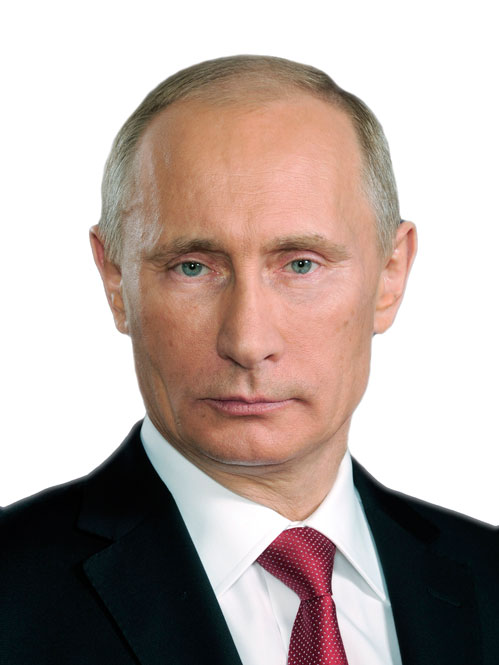
#> input picture Tests/PostUserActivity.UnitTests/TestImages/goodPhotoTest.jpg, 499 x 665 px, given in place of the camera
$ jupyter execute --allow-errors 'eyes blink.ipynb'   (shell and % lines are left out)
#> lines starting #> are read from the running program, lines starting #| are printed output that depends on the picture; after the words box and inside, x2 and y2 are one past the last pixel; in counts of white or black regions, pixels touching at a corner belong together
[cell 1]
import numpy as np
import cv2
from skimage import io
from PIL import Image
from IPython.core.display import display, HTML
from skimage.transform import resize
from skimage import io
from os import listdir
from os.path import isfile, join
import pandas as pd
import matplotlib.pyplot as plt
from sklearn import cross_validation
from sklearn import datasets, svm, metrics
from sklearn.preprocessing import StandardScaler
import numpy as np
from sklearn.metrics import roc_auc_score

display(HTML("<style>.container { width:100% !important; }</style>"))

[cell 2]
# load models
face_cascade = cv2.CascadeClassifier("/home/masta/Downloads/opencv-2.4.11/data/haarcascades/haarcascade_frontalface_default.xml")
eye_cascade = cv2.CascadeClassifier("/home/masta/Downloads/opencv-2.4.11/data/haarcascades/haarcascade_lefteye_2splits.xml")
#> (the rest of this cell did not finish here and is left out)

[cell 3]
# prevent some cv2 artifacts
def eyes_selection(eyes):
    eyes_checked = []
    for (ex1,ey1,ew1,eh1) in eyes:
        for (ex2,ey2,ew2,eh2) in eyes:
            if (0.7 < (float((ew1)*(eh1))/((ew2)*(eh2))) < 1.3) and\
            (0.7 < float(ew1)/(ew2) < 1.3) and\
            (0.7 < float(eh1)/(eh2) < 1.3) and\
            (ex1 != ex2) and\
            (min(ey1+eh1,ey2+eh2)-max(ey1, ey2) > min(eh1,eh2)/2.5) and\
            ([ex1,ey1,ew1,eh1] not in eyes_checked):
                eyes_checked.append([ex1,ey1,ew1,eh1])
    return eyes_checked

# main function
def closed_open_eyes_detection(img):
    token = 0
    gray = cv2.cvtColor(img, cv2.COLOR_BGR2GRAY)
    faces = face_cascade.detectMultiScale(gray, 1.3, 5)
    for (x,y,w,h) in faces:
        roi_gray = gray[y:y+h, x:x+w]
        roi_color = img[y:y+h, x:x+w]
        eyes = eye_cascade.detectMultiScale(roi_gray)
        eyes = eyes_selection(eyes)
        for (ex,ey,ew,eh) in eyes:
            if clf.predict(StSc.transform(resize(roi_gray[ey:ey+eh, ex:ex+ew], (28, 28)).reshape(784))) != 1:
                token += 1
    if token > 0:
        return 'closed'
    else:
        return 'open'

[cell 4]
# Demo
import warnings
warnings.filterwarnings('ignore')
cap = cv2.VideoCapture(0)

i = 0

while i < 100:
    i += 1
    ret, img = cap.read()
#> img is the input picture: shape (665, 499, 3); mean B, G, R 162.8, 168.3, 182.8
    gray = cv2.cvtColor(img, cv2.COLOR_BGR2GRAY)
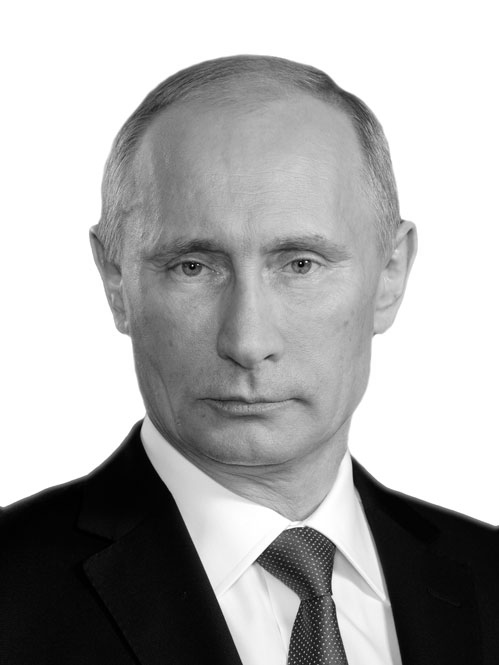
#> gray: shape (665, 499); min 0, max 255, mean 172
    faces = face_cascade.detectMultiScale(gray, 1.3, 5)
#> faces = [[106, 153, 283, 283]]

    for (x,y,w,h) in faces:
        cv2.rectangle(img,(x,y),(x+w,y+h),(255,0,0),2)
        roi_gray = gray[y:y+h, x:x+w]
        roi_color = img[y:y+h, x:x+w]

        eyes = eye_cascade.detectMultiScale(roi_gray)
        eyes = eyes_selection(eyes)
        for (ex,ey,ew,eh) in eyes:
            cv2.rectangle(roi_color,(ex,ey),(ex+ew,ey+eh),(0,255,0),2)
            if clf.predict(StSc.transform(resize(roi_gray[ey:ey+eh, ex:ex+ew], (28, 28)).reshape(784))) == 1:
                cv2.putText(roi_color,'Open',(ex,ey), 1,1, (255,255,255))
            else:
                cv2.putText(roi_color,'Closed',(ex,ey), 1,1, (255,255,255))
#> this loop made 1 pass
#> (x, y, w, h, eyes) on pass 1: (106, 153, 283, 283, [[66, 85, 45, 45], [167, 71, 62, 62]])
#> pass 1, `roi_gray = gray[y:y+h, x:x+w]`:
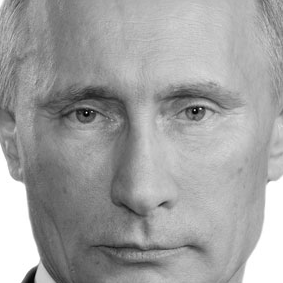
#> roi_gray: shape (283, 283); min 1, max 255, mean 160.3
#> pass 1, `roi_color = img[y:y+h, x:x+w]`:
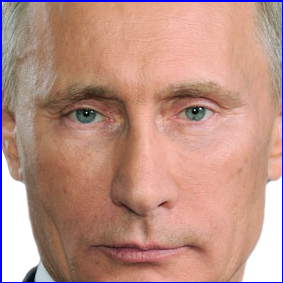
#> roi_color: shape (283, 283, 3); mean B, G, R 133.3, 145.7, 188.3
#> after the loop:
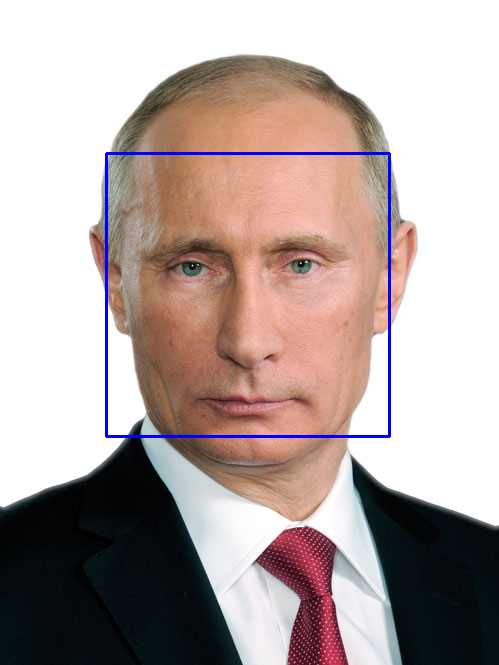
#> img: shape (665, 499, 3); 1.02% of pixels changed, all inside (x1, y1, x2, y2) = (105, 152, 391, 438)

    cv2.imshow('img',img)
    k = cv2.waitKey(30) & 0xff
#> (key Esc is pressed here)
    if k == 27:
        break

cap.release()
cv2.destroyAllWindows()
